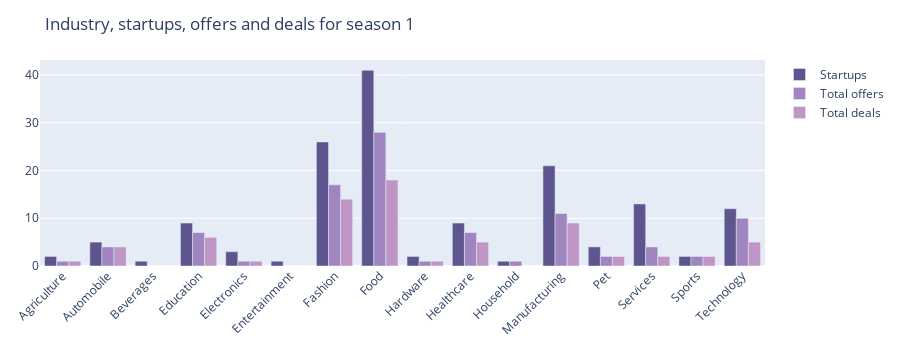
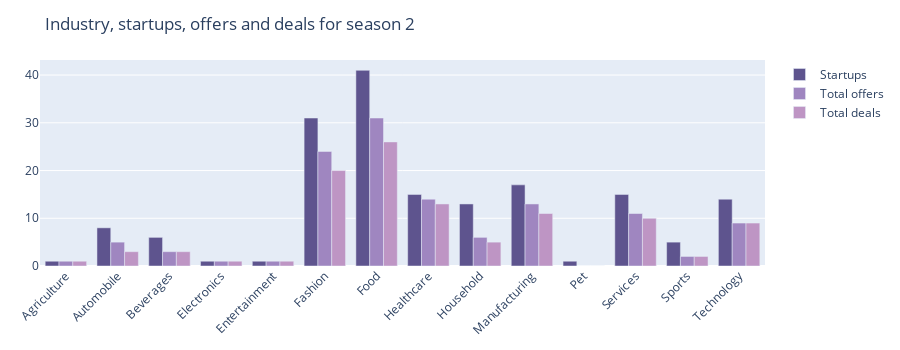
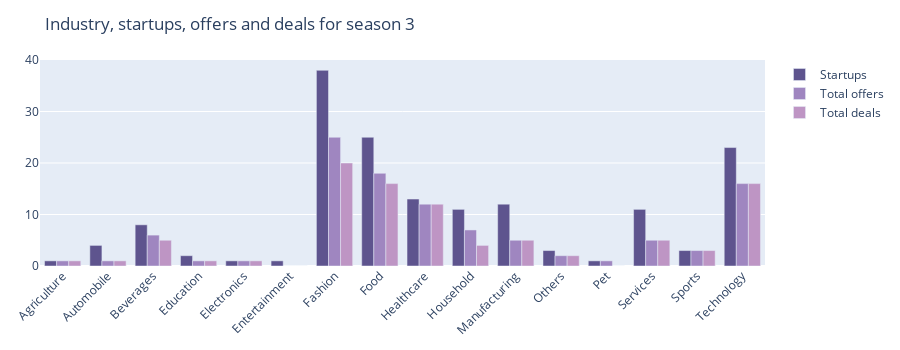

Write notebook code for charts like these, in order.
### Code cell
# Plot for total number of startups from different industries for a particular season 

def plot_startup_offer(season_number):
    startup_data = startup_offer_converted_by_season(season_number)
    
    industry = startup_data.index
    startups = startup_data.values[:, 0]
    offers = startup_data.values[:, 1]
    deals = startup_data.values[:, 2]
    
    fig = go.Figure()
    fig.add_trace(go.Bar(
        x=industry,
        y=startups,
        name='Startups',
        marker_color='#5e548e'
    ))
    
    fig.add_trace(go.Bar(
        x=industry,
        y=offers,
        name='Total offers',
        marker_color='#9f86c0'
    ))
    
    fig.add_trace(go.Bar(
        x=industry,
        y=deals,
        name='Total deals',
        marker_color='#be95c4'
    ))
    
    fig.update_layout(
        barmode='group', 
        xaxis_tickangle=-45, 
        title=f"Industry, startups, offers and deals for season {season_number}",
        height=350,
        margin=dict(l=40, r=40, t=60, b=40) 
    )
    
    fig.show()

plot_startup_offer(1)
plot_startup_offer(2)
plot_startup_offer(3)

### Figure 1 — Plotly figure (JSON) as saved in the notebook; plotly's stock layout.template omitted (floating-point values rounded to 4 significant figures)
{"data": [{"marker": {"color": "#5e548e"}, "name": "Startups", "type": "bar", "x": ["Agriculture", "Automobile", "Beverages", "Education", "Electronics", "Entertainment", "Fashion", "Food", "Hardware", "Healthcare", "Household", "Manufacturing", "Pet", "Services", "Sports", "Technology"], "y": [2, 5, 1, 9, 3, 1, 26, 41, 2, 9, 1, 21, 4, 13, 2, 12]}, {"marker": {"color": "#9f86c0"}, "name": "Total offers", "type": "bar", "x": ["Agriculture", "Automobile", "Beverages", "Education", "Electronics", "Entertainment", "Fashion", "Food", "Hardware", "Healthcare", "Household", "Manufacturing", "Pet", "Services", "Sports", "Technology"], "y": [1, 4, 0, 7, 1, 0, 17, 28, 1, 7, 1, 11, 2, 4, 2, 10]}, {"marker": {"color": "#be95c4"}, "name": "Total deals", "type": "bar", "x": ["Agriculture", "Automobile", "Beverages", "Education", "Electronics", "Entertainment", "Fashion", "Food", "Hardware", "Healthcare", "Household", "Manufacturing", "Pet", "Services", "Sports", "Technology"], "y": [1, 4, 0, 6, 1, 0, 14, 18, 1, 5, 0, 9, 2, 2, 2, 5]}], "layout": {"barmode": "group", "height": 350, "margin": {"b": 40, "l": 40, "r": 40, "t": 60}, "title": {"text": "Industry, startups, offers and deals for season 1"}, "xaxis": {"autorange": true, "range": [-0.5, 15.5], "tickangle": -45, "type": "category"}, "yaxis": {"autorange": true, "range": [0, 43.16], "type": "linear"}}}

### Figure 2 — Plotly figure (JSON) as saved in the notebook; plotly's stock layout.template omitted (floating-point values rounded to 4 significant figures)
{"data": [{"marker": {"color": "#5e548e"}, "name": "Startups", "type": "bar", "x": ["Agriculture", "Automobile", "Beverages", "Electronics", "Entertainment", "Fashion", "Food", "Healthcare", "Household", "Manufacturing", "Pet", "Services", "Sports", "Technology"], "y": [1, 8, 6, 1, 1, 31, 41, 15, 13, 17, 1, 15, 5, 14]}, {"marker": {"color": "#9f86c0"}, "name": "Total offers", "type": "bar", "x": ["Agriculture", "Automobile", "Beverages", "Electronics", "Entertainment", "Fashion", "Food", "Healthcare", "Household", "Manufacturing", "Pet", "Services", "Sports", "Technology"], "y": [1, 5, 3, 1, 1, 24, 31, 14, 6, 13, 0, 11, 2, 9]}, {"marker": {"color": "#be95c4"}, "name": "Total deals", "type": "bar", "x": ["Agriculture", "Automobile", "Beverages", "Electronics", "Entertainment", "Fashion", "Food", "Healthcare", "Household", "Manufacturing", "Pet", "Services", "Sports", "Technology"], "y": [1, 3, 3, 1, 1, 20, 26, 13, 5, 11, 0, 10, 2, 9]}], "layout": {"barmode": "group", "height": 350, "margin": {"b": 40, "l": 40, "r": 40, "t": 60}, "title": {"text": "Industry, startups, offers and deals for season 2"}, "xaxis": {"autorange": true, "range": [-0.5, 13.5], "tickangle": -45, "type": "category"}, "yaxis": {"autorange": true, "range": [0, 43.16], "type": "linear"}}}

### Figure 3 — Plotly figure (JSON) as saved in the notebook; plotly's stock layout.template omitted (floating-point values rounded to 4 significant figures)
{"data": [{"marker": {"color": "#5e548e"}, "name": "Startups", "type": "bar", "x": ["Agriculture", "Automobile", "Beverages", "Education", "Electronics", "Entertainment", "Fashion", "Food", "Healthcare", "Household", "Manufacturing", "Others", "Pet", "Services", "Sports", "Technology"], "y": [1, 4, 8, 2, 1, 1, 38, 25, 13, 11, 12, 3, 1, 11, 3, 23]}, {"marker": {"color": "#9f86c0"}, "name": "Total offers", "type": "bar", "x": ["Agriculture", "Automobile", "Beverages", "Education", "Electronics", "Entertainment", "Fashion", "Food", "Healthcare", "Household", "Manufacturing", "Others", "Pet", "Services", "Sports", "Technology"], "y": [1, 1, 6, 1, 1, 0, 25, 18, 12, 7, 5, 2, 1, 5, 3, 16]}, {"marker": {"color": "#be95c4"}, "name": "Total deals", "type": "bar", "x": ["Agriculture", "Automobile", "Beverages", "Education", "Electronics", "Entertainment", "Fashion", "Food", "Healthcare", "Household", "Manufacturing", "Others", "Pet", "Services", "Sports", "Technology"], "y": [1, 1, 5, 1, 1, 0, 20, 16, 12, 4, 5, 2, 0, 5, 3, 16]}], "layout": {"barmode": "group", "height": 350, "margin": {"b": 40, "l": 40, "r": 40, "t": 60}, "title": {"text": "Industry, startups, offers and deals for season 3"}, "xaxis": {"autorange": true, "range": [-0.5, 15.5], "tickangle": -45, "type": "category"}, "yaxis": {"autorange": true, "range": [0, 40], "type": "linear"}}}
